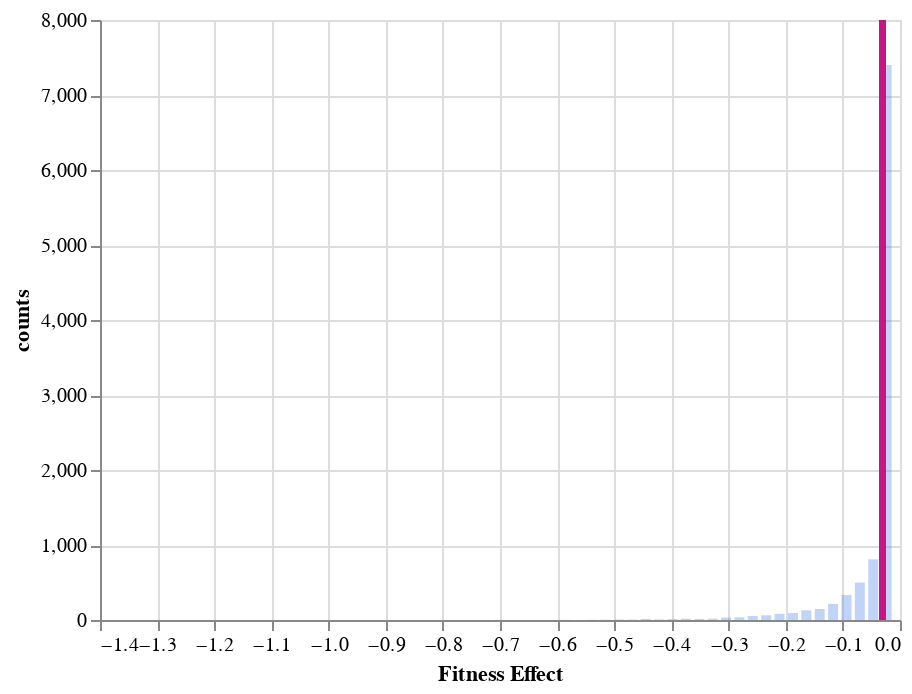

Source (notebook cell):
### Markdown cell above
Notice that your mutation type now has an `idx` (in the format m#). This is a unique id that `shadie` uses to keep track of mutations. It may not start at `m1`, as some default mutation types have already been defined by `shadie`. 

If you'd like more information about your mutation, you can use the `inspect()` function to visualize your mutation distribution and see the parameters listed explicitly:

### Code cell
mut2.inspect()

### Figure 1 — Vega-Lite specification as saved in the notebook (floating-point values rounded to 4 significant figures)
{"config": {"view": {"continuousWidth": 400, "continuousHeight": 300}}, "layer": [{"mark": {"type": "bar", "color": "cornflowerblue", "opacity": 0.4}, "encoding": {"x": {"type": "quantitative", "axis": {"title": "Fitness Effect"}, "field": "values"}, "y": {"type": "quantitative", "field": "counts"}}}, {"mark": {"type": "rule", "color": "mediumvioletred"}, "encoding": {"size": {"value": 3}, "tooltip": [{"type": "quantitative", "field": "mean"}], "x": {"type": "quantitative", "field": "mean"}}}], "data": {"name": "data-692d77bfac60fe27130d8bb9f4f5e44c"}, "$schema": "https://vega.github.io/schema/vega-lite/v4.8.1.json", "datasets": {"data-692d77bfac60fe27130d8bb9f4f5e44c": [{"values": -1.288, "counts": 1, "mean": -0.03}, {"values": -1.265, "counts": 0, "mean": -0.03}, {"values": -1.241, "counts": 0, "mean": -0.03}, {"values": -1.218, "counts": 0, "mean": -0.03}, {"values": -1.194, "counts": 0, "mean": -0.03}, {"values": -1.171, "counts": 0, "mean": -0.03}, {"values": -1.147, "counts": 0, "mean": -0.03}, {"values": -1.124, "counts": 0, "mean": -0.03}, {"values": -1.101, "counts": 0, "mean": -0.03}, {"values": -1.077, "counts": 0, "mean": -0.03}, {"values": -1.054, "counts": 0, "mean": -0.03}, {"values": -1.03, "counts": 0, "mean": -0.03}, {"values": -1.007, "counts": 0, "mean": -0.03}, {"values": -0.9836, "counts": 0, "mean": -0.03}, {"values": -0.9601, "counts": 0, "mean": -0.03}, {"values": -0.9367, "counts": 0, "mean": -0.03}, {"values": -0.9133, "counts": 1, "mean": -0.03}, {"values": -0.8899, "counts": 0, "mean": -0.03}, {"values": -0.8665, "counts": 0, "mean": -0.03}, {"values": -0.8431, "counts": 0, "mean": -0.03}, {"values": -0.8196, "counts": 0, "mean": -0.03}, {"values": -0.7962, "counts": 0, "mean": -0.03}, {"values": -0.7728, "counts": 0, "mean": -0.03}, {"values": -0.7494, "counts": 0, "mean": -0.03}, {"values": -0.726, "counts": 1, "mean": -0.03}, {"values": -0.7025, "counts": 2, "mean": -0.03}, {"values": -0.6791, "counts": 0, "mean": -0.03}, {"values": -0.6557, "counts": 0, "mean": -0.03}, {"values": -0.6323, "counts": 1, "mean": -0.03}, {"values": -0.6089, "counts": 1, "mean": -0.03}, {"values": -0.5855, "counts": 2, "mean": -0.03}, {"values": -0.562, "counts": 0, "mean": -0.03}, {"values": -0.5386, "counts": 3, "mean": -0.03}, {"values": -0.5152, "counts": 3, "mean": -0.03}, {"values": -0.4918, "counts": 6, "mean": -0.03}, {"values": -0.4684, "counts": 5, "mean": -0.03}, {"values": -0.4449, "counts": 15, "mean": -0.03}, {"values": -0.4215, "counts": 8, "mean": -0.03}, {"values": -0.3981, "counts": 12, "mean": -0.03}, {"values": -0.3747, "counts": 17, "mean": -0.03}, {"values": -0.3513, "counts": 14, "mean": -0.03}, {"values": -0.3279, "counts": 17, "mean": -0.03}, {"values": -0.3044, "counts": 32, "mean": -0.03}, {"values": -0.281, "counts": 35, "mean": -0.03}, {"values": -0.2576, "counts": 54, "mean": -0.03}, {"values": -0.2342, "counts": 63, "mean": -0.03}, {"values": -0.2108, "counts": 82, "mean": -0.03}, {"values": -0.1873, "counts": 93, "mean": -0.03}, {"values": -0.1639, "counts": 129, "mean": -0.03}, {"values": -0.1405, "counts": 147, "mean": -0.03}, {"values": -0.1171, "counts": 215, "mean": -0.03}, {"values": -0.09367, "counts": 334, "mean": -0.03}, {"values": -0.07025, "counts": 499, "mean": -0.03}, {"values": -0.04684, "counts": 809, "mean": -0.03}, {"values": -0.02342, "counts": 7399, "mean": -0.03}]}}
